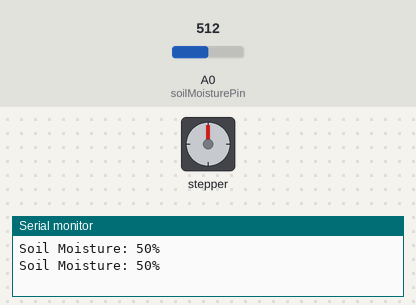
A sketch run on a simulated Arduino Uno, built with avr-gcc and run on an emulated ATmega328P. Parts: stepper motor, the last lines printed to the serial monitor. The inputs (shaded band) are chosen by the test bench; at power-on: A0 (soilMoisturePin) = 512. Stepper angles assume 200 steps per turn.

Above: at 5.8 s.
5.9 s: A0 (soilMoisturePin) set to 323
11.9 s: A0 (soilMoisturePin) set to 293
At 15.15 s:
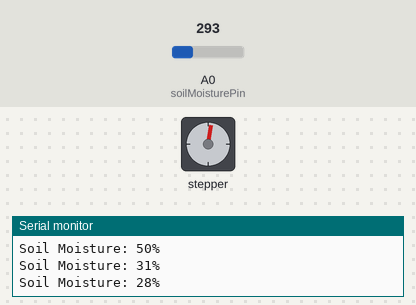
At 22.06 s:
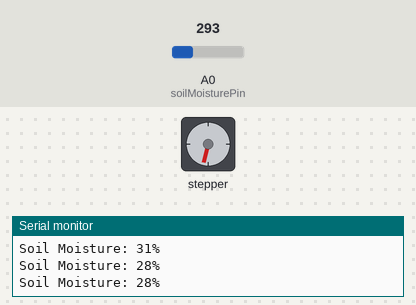
Timing chart, 0 to 28.7 s (numbered marks = the images above; inputs shaded):
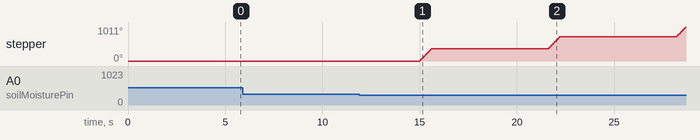

The sketch:

controlmotor.ino
```cpp
#include <Stepper.h>

// Define the number of steps per revolution for your stepper motor
const int stepsPerRevolution = 200;

// Initialize the stepper motor with the sequence of control pins
Stepper stepper(stepsPerRevolution, 8, 9, 10, 11);

// Analog pin connected to the soil moisture sensor
const int soilMoisturePin = A0;

// Moisture threshold to activate the stepper motor (adjust as needed)
const int moistureThreshold = 30;

void setup() {
  Serial.begin(9600);
}

void loop() {
  // Read the soil moisture value
  int soilMoistureValue = analogRead(soilMoisturePin);

  // Map the sensor value to a range (adjust these values based on your sensor)
  int moisturePercentage = map(soilMoistureValue, 0, 1023, 0, 100);

  // Print the moisture percentage to the serial monitor
  Serial.print("Soil Moisture: ");
  Serial.print(moisturePercentage);
  Serial.println("%");

  // Check if the soil moisture is below the threshold to activate the stepper motor
  if (moisturePercentage < moistureThreshold) {
    // Rotate the stepper motor (adjust the number of steps and speed as needed)
    stepper.setSpeed(100);  // Set the speed in RPM
    stepper.step(stepsPerRevolution);
    delay(1000); // Delay to observe motor movement

    // Add any additional actions you want to perform when the soil is dry
  }

  delay(5000); // Delay between moisture readings (adjust as needed)
}
```

Measured:
- the behaviour switches between 307 and 306 on A0 (soilMoisturePin) (found by bisection; images 0 and 1)
- after the input at 11.9 s, stepper: turns 360° clockwise in 0.61 s, then 360° clockwise in 0.61 s, then 291° clockwise in 0.47 s
